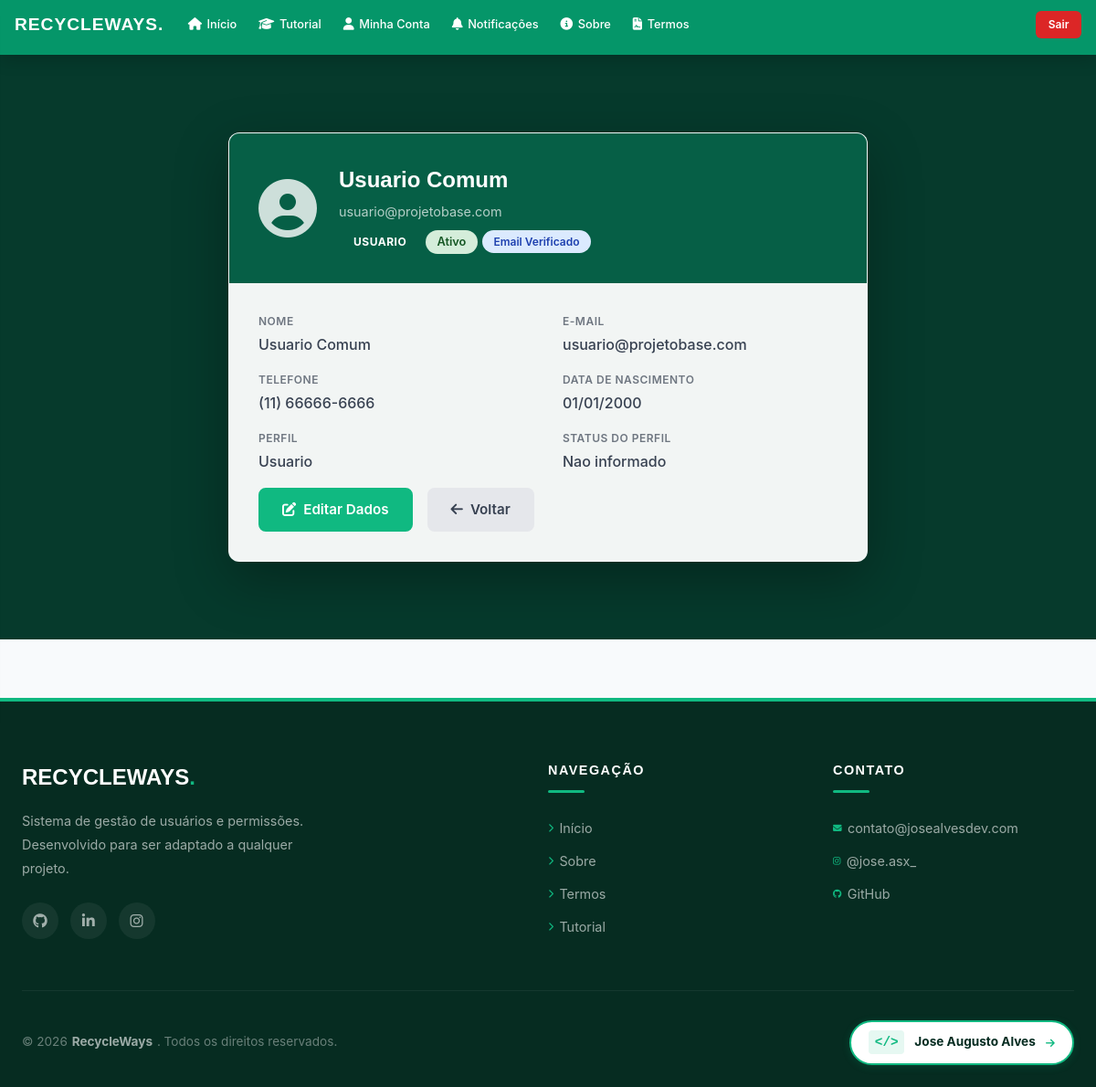
/RecycleWays/user (signed in), run on the app's committed database.
### tables this page shows
CREATE TABLE IF NOT EXISTS usuario (
    id_usuario INT PRIMARY KEY AUTO_INCREMENT,
    nome VARCHAR(150) NOT NULL,
    email VARCHAR(100) UNIQUE NOT NULL,
    senha VARCHAR(255) NOT NULL,
    telefone VARCHAR(15),
    data_nascimento DATE,
    ativo BOOLEAN DEFAULT TRUE,
    id_perfil INT NOT NULL DEFAULT 4,
    primeiro_acesso BOOLEAN DEFAULT TRUE,
    data_primeiro_acesso DATETIME,
    token_verificacao VARCHAR(64) NULL,
    email_verificado BOOLEAN DEFAULT FALSE,
    data_verificacao DATETIME NULL,
    data_criacao TIMESTAMP DEFAULT CURRENT_TIMESTAMP,
    data_atualizacao TIMESTAMP DEFAULT CURRENT_TIMESTAMP ON UPDATE CURRENT_TIMESTAMP,
    FOREIGN KEY (id_perfil) REFERENCES perfil(id_perfil)
);

CREATE TABLE IF NOT EXISTS perfil (
    id_perfil INT PRIMARY KEY AUTO_INCREMENT,
    perfil VARCHAR(20) UNIQUE NOT NULL
);

### app/Controllers/UserController.php (called while the page is built, shortened)
<?php
require_once __DIR__ . '/../Core/App.php';
require_once __DIR__ . '/../Models/Usuario.php';
require_once __DIR__ . '/../Helpers/MenuHelper.php';
class UserController
{
    private $usuario;
    public function __construct()
    {
        $this->usuario = new Usuario();
    }
    public function index()
    {
        $id = $_SESSION['usuario']['id'];
        $usuario = $this->usuario->findById($id);
        $usuario['data_nascimento_formatada'] = !empty($usuario['data_nascimento'])
            ? date('d/m/Y', strtotime($usuario['data_nascimento']))
            : 'Não informada';
        $usuario['telefone_formatado'] = $usuario['telefone'] ?? 'Não informado';
        $usuario['nome_perfil'] = $usuario['nome_perfil'] ?? 'Usuario';
        require_once __DIR__ . '/../Views/user/index.php';
    }
}

### app/Core/Router.php (called while the page is built, shortened)
<?php
require_once __DIR__ . '/App.php';
class Router
{
    private $routes = [
        'GET' => [],
        'POST' => []
    ];
    public function get($uri, $action, $roles = [])
    {
        $this->routes['GET'][$uri] = [
            'action' => $action,
            'roles' => $roles
        ];
    }
    public function post($uri, $action, $roles = [])
    {
        $this->routes['POST'][$uri] = [
            'action' => $action,
            'roles' => $roles
        ];
    }
    public function dispatch($requestUri)
    {
        $path = parse_url($requestUri, PHP_URL_PATH);
        $basePath = App::getBasePath();
        if ($basePath && strpos($path, $basePath) === 0) {
            $path = substr($path, strlen($basePath));
        }
        $method = $_SERVER['REQUEST_METHOD'];
        $route = $this->routes[$method][$path] ?? null;
        $params = [];
        $action = $route['action'];
        [$controller, $methodName] = explode('@', $action);
        $controllerInstance = new $controller();
        $controllerInstance->$methodName(...$params);
    }
}

### public/index.php (called while the page is built, shortened)
<?php
require_once __DIR__ . '/../app/Core/App.php';
require_once __DIR__ . '/../app/Config/database.php';
require_once __DIR__ . '/../app/Core/Router.php';
$router = new Router();
$router->dispatch($_SERVER['REQUEST_URI']);

### app/Core/App.php (called while the page is built, shortened)
<?php
class App
{
    private static $config = null;
    public static function init()
    {
        if (self::$config === null) {
            $envFile = __DIR__ . '/../../.env';
            self::$config = parse_ini_file($envFile);
        }
    }
    public static function get($key, $default = null)
    {
        return self::$config[$key] ?? $_ENV[$key] ?? $default;
    }
    public static function getName()
    {
        return self::get('APP_NAME', 'ProjetoBase');
    }
    public static function getBasePath()
    {
        return self::get('APP_BASE_PATH', '/' . self::getName());
    }
}

### app/Config/database.php (called while the page is built, shortened)
<?php
require_once __DIR__ . '/../Core/App.php';
class Database
{
    private static $connection = null;
    public static function getConnection()
    {
        if (self::$connection === null) {
            try {
                $host = App::get('DB_HOST', '127.0.0.1');
                $dbname = App::get('DB_NAME', 'ProjetoBase');
                $user = App::get('DB_USER', 'root');
                $pass = App::get('DB_PASS', '');
                $port = App::get('DB_PORT', '3306');
                if (strpos($host, ':') !== false) {
                    $dsn = "mysql:host={$host};dbname={$dbname};charset=utf8";
                } else {
                    $dsn = "mysql:host={$host};port={$port};dbname={$dbname};charset=utf8";
                }
                self::$connection = new PDO(
                    $dsn,
                    $user,
                    $pass,
                    [
                        PDO::ATTR_ERRMODE => PDO::ERRMODE_EXCEPTION,
                        PDO::ATTR_DEFAULT_FETCH_MODE => PDO::FETCH_ASSOC,
                        PDO::ATTR_EMULATE_PREPARES => false
                    ]
                );
            } catch (PDOException $e) {
                error_log("Erro de conexão com o banco: " . $e->getMessage());
                throw new Exception("Erro de conexão com o banco de dados: " . $e->getMessage());
            }
        }
        return self::$connection;
    }
}

### app/Models/Usuario.php (called while the page is built, shortened)
<?php
require_once __DIR__ . '/../Config/database.php';
class Usuario
{
    private $conn;
    public function __construct()
    {
        $this->conn = Database::getConnection();
    }
    public function findById(int $id): ?array
    {
        $sql = "SELECT u.*, p.perfil as nome_perfil
                FROM usuario u
                LEFT JOIN perfil p ON u.id_perfil = p.id_perfil
                WHERE u.id_usuario = ? LIMIT 1";
        $stmt = $this->conn->prepare($sql);
        $stmt->execute([$id]);
        $resultado = $stmt->fetch(PDO::FETCH_ASSOC);
        return $resultado ?: null;
    }
}

### app/Views/user/index.php (the view, shortened to what this page needs)
<?php
$usuarioPerfil = $usuario ?? null;
require_once __DIR__ . '/../layouts/header.php';
require_once __DIR__ . '/../layouts/nav.php';
$usuario = $usuarioPerfil;
$isAtivo = isset($usuario['ativo']) ? (bool) $usuario['ativo'] : true;
$emailVerificado = isset($usuario['email_verificado']) ? (bool) $usuario['email_verificado'] : false;
$dataNascimentoFormatada = $usuario['data_nascimento_formatada'] ?? 'Nao informada';
$telefoneFormatado = $usuario['telefone_formatado'] ?? 'Nao informado';
$nomePerfil = $usuario['nome_perfil'] ?? 'Usuario';
$statusPerfil = $usuario['status_perfil'] ?? 'Nao informado';
?>
<section class="profile-section animate-in">
    <div class="profile-container">
        <div class="profile-card">
            <div class="profile-header">
                <div class="profile-avatar">
                    <i class="fas fa-user-circle"></i>
                </div>
                <div class="profile-info">
                    <h2><?= htmlspecialchars($usuario['nome']) ?></h2>
                    <p class="profile-email"><?= htmlspecialchars($usuario['email']) ?></p>
                    <div class="profile-badges">
                        <span class="profile-badge perfil-<?= strtolower($nomePerfil) ?>">
                            <?= htmlspecialchars($nomePerfil) ?>
                        </span>
                        <span class="badge <?= $isAtivo ? 'badge-success' : 'badge-danger' ?>">
                            <?= $isAtivo ? 'Ativo' : 'Inativo' ?>
                        </span>
                        <span class="badge <?= $emailVerificado ? 'badge-info' : 'badge-warning' ?>">
                            <?= $emailVerificado ? 'Email Verificado' : 'Email Nao Verificado' ?>
                        </span>
                    </div>
                </div>
            </div>
            <div class="profile-body">
                <div class="profile-grid">
                    <div class="profile-item">
                        <span class="profile-label">Nome</span>
                        <span class="profile-value"><?= htmlspecialchars($usuario['nome']) ?></span>
                    </div>
                    <div class="profile-item">
                        <span class="profile-label">E-mail</span>
                        <span class="profile-value"><?= htmlspecialchars($usuario['email']) ?></span>
                    </div>
                    <div class="profile-item">
                        <span class="profile-label">Telefone</span>
                        <span class="profile-value"><?= htmlspecialchars($telefoneFormatado) ?></span>
                    </div>
                    <div class="profile-item">
                        <span class="profile-label">Data de Nascimento</span>
                        <span class="profile-value"><?= $dataNascimentoFormatada ?></span>
                    </div>
                    <div class="profile-item">
                        <span class="profile-label">Perfil</span>
                        <span class="profile-value"><?= htmlspecialchars($nomePerfil) ?></span>
                    </div>
                    <div class="profile-item">
                        <span class="profile-label">Status do Perfil</span>
                        <span class="profile-value"><?= htmlspecialchars($statusPerfil) ?></span>
                    </div>
                </div>
                <div class="profile-actions">
                    <a href="<?= $basePath ?>/user/editar" class="btn btn-primary">
                        <i class="fas fa-edit"></i> Editar Dados
                    </a>
                    <a href="<?= $basePath ?>/" class="btn">
                        <i class="fas fa-arrow-left"></i> Voltar
                    </a>
                </div>
            </div>
        </div>
    </div>
</section>
<?php require_once __DIR__ . '/../layouts/footer.php'; ?>

### public/css/style.css (style rules this page uses)
:root { --color-primary: #10b981; --color-primary-dark: #059669; --color-primary-light: #34d399; --color-primary-bg: #d1fae5; --color-secondary: #3b82f6; --color-secondary-dark: #2563eb; --color-secondary-bg: #dbeafe; --color-success: #10b981; --color-success-bg: #d1fae5; --color-warning: #f59e0b; --color-warning-bg: #fef3c7; --color-danger: #ef4444; --color-danger-bg: #fee2e2; --color-info: #3b82f6; --color-info-bg: #dbeafe; --color-white: #ffffff; --color-black: #000000; --color-gray-50: #f8fafc; --color-gray-100: #f3f4f6; --color-gray-200: #e5e7eb; --color-gray-300: #d1d5db; --color-gray-400: #9ca3af; --color-gray-500: #6b7280; --color-gray-600: #4b5563; --color-gray-700: #374151; --color-gray-800: #1f2937; --color-gray-900: #111827; --color-forest-deep: #065f46; --color-impact-green: #10b981; --color-text: #374151; --color-text-light: #6b7280; --font-primary: 'Inter', -apple-system, BlinkMacSystemFont, 'Segoe UI', Roboto, sans-serif; --font-heading: 'Montserrat', 'Inter', sans-serif; --radius-sm: 4px; --radius-md: 8px; --radius-lg: 12px; --radius-xl: 16px; --spacing-xs: 0.25rem; --spacing-sm: 0.5rem; --spacing-md: 1rem; --spacing-lg: 1.5rem; --spacing-xl: 2rem; --spacing-2xl: 3rem; --shadow-sm: 0 1px 2px rgba(0, 0, 0, 0.05); --shadow-md: 0 4px 6px -1px rgba(0, 0, 0, 0.1); --shadow-lg: 0 10px 15px -3px rgba(0, 0, 0, 0.1); --shadow-xl: 0 20px 25px -5px rgba(0, 0, 0, 0.1); }
* { margin: 0; padding: 0; box-sizing: border-box; }
html { scroll-behavior: smooth; }
body { font-family: var(--font-primary); color: var(--color-text); background: var(--color-gray-50); line-height: 1.6; min-height: 100vh; display: flex; flex-direction: column; }
a { color: var(--color-primary); text-decoration: none; transition: color 0.2s ease; }
h1, h2, h3, h4, h5, h6 { font-family: var(--font-heading); color: var(--color-forest-deep); margin-bottom: var(--spacing-md); }
h2 { font-size: 2rem; }
p { margin-bottom: var(--spacing-md); }
.btn { display: inline-flex; align-items: center; justify-content: center; gap: var(--spacing-sm); padding: 0.6rem 1.5rem; border-radius: var(--radius-md); font-family: var(--font-primary); font-weight: 600; font-size: 0.95rem; border: 2px solid transparent; cursor: pointer; transition: all 0.3s ease; text-decoration: none; background: var(--color-gray-200); color: var(--color-text); }
.btn-primary { background: var(--color-primary); color: var(--color-white); border-color: var(--color-primary); }
.badge { display: inline-block; padding: 0.2rem 0.8rem; border-radius: 20px; font-size: 0.75rem; font-weight: 600; }
.badge-success { background: var(--color-success-bg); color: #065f46; }
.badge-info { background: var(--color-info-bg); color: #1e40af; }
.animate-in { opacity: 0; transform: translateY(20px); animation: fadeInUp 0.6s ease forwards; }
:root { --z-base: 1; --z-nav: 9999; --z-dropdown: 99999; --z-modal: 99999; --z-overlay: 99998; --z-toast: 999999; }
* { z-index: auto; }

### public/css/nav.css (style rules this page uses)
:root { --nav-bg: #059669; --nav-text: #ffffff; --nav-hover: #10b981; --nav-dropdown-bg: #0f4c3a; --nav-shadow: 0 4px 20px rgba(0,0,0,0.2); }

### data on the page
usuario: nome "Usuario Comum", email "usuario@projetobase.com", id_perfil.perfil "USUARIO", telefone "(11) 66666-6666", id_perfil.perfil "Usuario"

### other printed values
$appName "RECYCLEWAYS"
$label "Início"
$label "Tutorial"
$label "Minha Conta"
$label "Notificações"
$label "Sobre"
$label "Termos"
$dataNascimentoFormatada "01/01/2000"
$statusPerfil "Nao informado"
App::getName() "RECYCLEWAYS"
App::getName() "RecycleWays"
